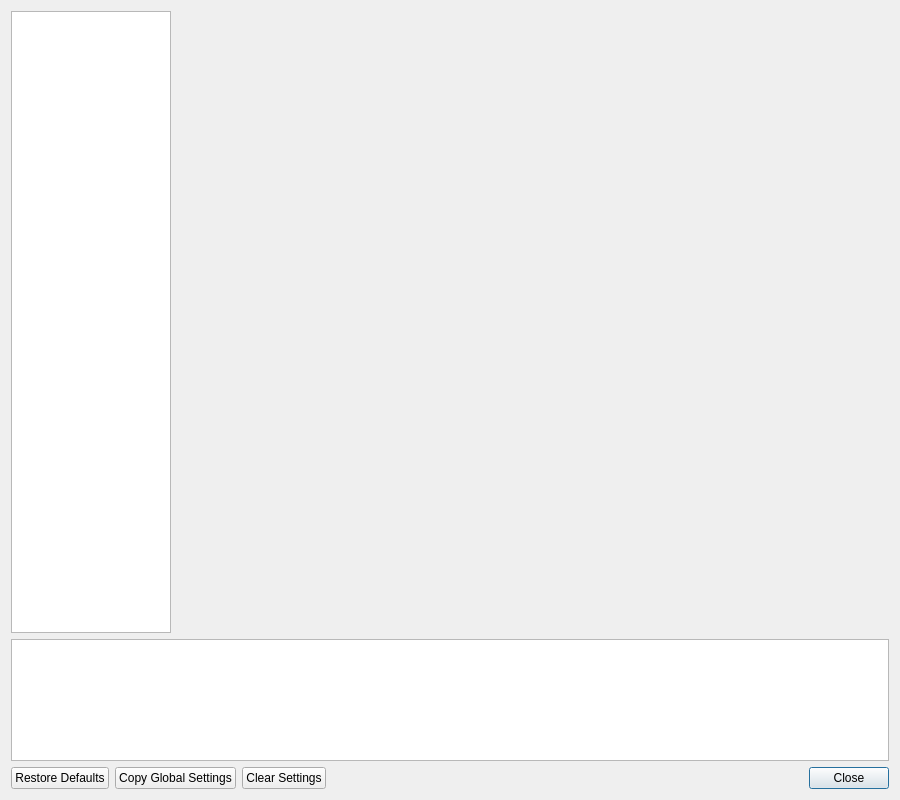
<?xml version="1.0" encoding="UTF-8"?>
<ui version="4.0">
 <class>SettingsWindow</class>
 <widget class="QWidget" name="SettingsWindow">
  <property name="geometry">
   <rect>
    <x>0</x>
    <y>0</y>
    <width>900</width>
    <height>800</height>
   </rect>
  </property>
  <property name="sizePolicy">
   <sizepolicy hsizetype="Preferred" vsizetype="Preferred">
    <horstretch>0</horstretch>
    <verstretch>0</verstretch>
   </sizepolicy>
  </property>
  <property name="windowTitle">
   <string>PenguinScreen2 Settings</string>
  </property>
  <property name="windowIcon">
   <iconset>
    <normalon>:/icons/AppIcon64.png</normalon>
   </iconset>
  </property>
  <layout class="QGridLayout" name="gridLayout" columnstretch="0,1">
   <item row="0" column="0">
    <widget class="QListWidget" name="settingsCategory">
     <property name="sizePolicy">
      <sizepolicy hsizetype="Preferred" vsizetype="Preferred">
       <horstretch>0</horstretch>
       <verstretch>0</verstretch>
      </sizepolicy>
     </property>
     <property name="minimumSize">
      <size>
       <width>160</width>
       <height>0</height>
      </size>
     </property>
     <property name="maximumSize">
      <size>
       <width>160</width>
       <height>16777215</height>
      </size>
     </property>
     <property name="iconSize">
      <size>
       <width>32</width>
       <height>32</height>
      </size>
     </property>
     <property name="wordWrap">
      <bool>true</bool>
     </property>
    </widget>
   </item>
   <item row="0" column="1">
    <widget class="QStackedWidget" name="settingsContainer">
     <property name="minimumSize">
      <size>
       <width>500</width>
       <height>0</height>
      </size>
     </property>
    </widget>
   </item>
   <item row="1" column="0" colspan="2">
    <widget class="QTextEdit" name="helpText">
     <property name="minimumSize">
      <size>
       <width>0</width>
       <height>122</height>
      </size>
     </property>
     <property name="maximumSize">
      <size>
       <width>16777215</width>
       <height>122</height>
      </size>
     </property>
     <property name="readOnly">
      <bool>true</bool>
     </property>
    </widget>
   </item>
   <item row="2" column="0" colspan="2">
    <layout class="QHBoxLayout" name="footerLayout">
     <item>
      <widget class="QPushButton" name="restoreDefaultsButton">
       <property name="text">
        <string>Restore Defaults</string>
       </property>
      </widget>
     </item>
     <item>
      <widget class="QPushButton" name="copyGlobalSettingsButton">
       <property name="text">
        <string>Copy Global Settings</string>
       </property>
      </widget>
     </item>
     <item>
      <widget class="QPushButton" name="clearGameSettingsButton">
       <property name="text">
        <string>Clear Settings</string>
       </property>
      </widget>
     </item>
     <item>
      <spacer name="horizontalSpacer">
       <property name="orientation">
        <enum>Qt::Orientation::Horizontal</enum>
       </property>
       <property name="sizeHint" stdset="0">
        <size>
         <width>40</width>
         <height>20</height>
        </size>
       </property>
      </spacer>
     </item>
     <item>
      <widget class="QPushButton" name="closeButton">
       <property name="text">
        <string>Close</string>
       </property>
       <property name="default">
        <bool>true</bool>
       </property>
      </widget>
     </item>
    </layout>
   </item>
  </layout>
 </widget>
 <tabstops>
  <tabstop>settingsCategory</tabstop>
  <tabstop>helpText</tabstop>
  <tabstop>restoreDefaultsButton</tabstop>
  <tabstop>copyGlobalSettingsButton</tabstop>
  <tabstop>clearGameSettingsButton</tabstop>
  <tabstop>closeButton</tabstop>
 </tabstops>
 <resources>
  <include location="../resources/resources.qrc"/>
 </resources>
 <connections/>
</ui>
